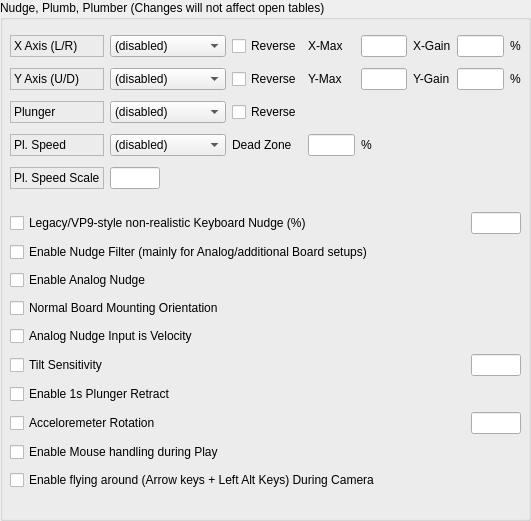
    <widget class="QGroupBox" name="groupBox_11">
     <property name="geometry">
      <rect>
       <x>480</x>
       <y>20</y>
       <width>531</width>
       <height>521</height>
      </rect>
     </property>
     <property name="title">
      <string>Nudge, Plumb, Plumber (Changes will not affect open tables)</string>
     </property>
     <widget class="QWidget" name="gridLayoutWidget_25">
      <property name="geometry">
       <rect>
        <x>10</x>
        <y>30</y>
        <width>511</width>
        <height>169</height>
       </rect>
      </property>
      <layout class="QGridLayout" name="gridLayout_27">
       <property name="sizeConstraint">
        <enum>QLayout::SizeConstraint::SetMinimumSize</enum>
       </property>
       <item row="0" column="6">
        <widget class="QLineEdit" name="PBWAccelGainX">
         <property name="inputMask">
          <string>999999</string>
         </property>
        </widget>
       </item>
       <item row="0" column="2">
        <widget class="QCheckBox" name="LRAxisFlip">
         <property name="text">
          <string>Reverse</string>
         </property>
        </widget>
       </item>
       <item row="3" column="1">
        <widget class="QComboBox" name="PlungerSpeedAxis">
         <item>
          <property name="text">
           <string>(disabled)</string>
          </property>
         </item>
         <item>
          <property name="text">
           <string>X Axis</string>
          </property>
         </item>
         <item>
          <property name="text">
           <string>Y Axis</string>
          </property>
         </item>
         <item>
          <property name="text">
           <string>Z Axis</string>
          </property>
         </item>
         <item>
          <property name="text">
           <string>rX Axis</string>
          </property>
         </item>
         <item>
          <property name="text">
           <string>rY Axis</string>
          </property>
         </item>
         <item>
          <property name="text">
           <string>rZ Axis</string>
          </property>
         </item>
         <item>
          <property name="text">
           <string>Slider 1</string>
          </property>
         </item>
         <item>
          <property name="text">
           <string>Slider 2</string>
          </property>
         </item>
         <item>
          <property name="text">
           <string>OpenPinDevice</string>
          </property>
         </item>
        </widget>
       </item>
       <item row="0" column="0">
        <widget class="QLabel" name="label_42">
         <property name="frameShape">
          <enum>QFrame::Shape::StyledPanel</enum>
         </property>
         <property name="text">
          <string>X Axis (L/R)</string>
         </property>
        </widget>
       </item>
       <item row="3" column="0">
        <widget class="QLabel" name="label_45">
         <property name="frameShape">
          <enum>QFrame::Shape::StyledPanel</enum>
         </property>
         <property name="text">
          <string>Pl. Speed</string>
         </property>
        </widget>
       </item>
       <item row="3" column="2">
        <widget class="QLabel" name="label_56">
         <property name="text">
          <string>Dead Zone</string>
         </property>
        </widget>
       </item>
       <item row="3" column="4">
        <widget class="QLabel" name="label_57">
         <property name="text">
          <string>%</string>
         </property>
        </widget>
       </item>
       <item row="1" column="0">
        <widget class="QLabel" name="label_43">
         <property name="frameShape">
          <enum>QFrame::Shape::StyledPanel</enum>
         </property>
         <property name="text">
          <string>Y Axis (U/D)</string>
         </property>
        </widget>
       </item>
       <item row="3" column="3">
        <widget class="QLineEdit" name="DeadZone">
         <property name="inputMask">
          <string>999999</string>
         </property>
        </widget>
       </item>
       <item row="2" column="1">
        <widget class="QComboBox" name="PlungerAxis">
         <item>
          <property name="text">
           <string>(disabled)</string>
          </property>
         </item>
         <item>
          <property name="text">
           <string>X Axis</string>
          </property>
         </item>
         <item>
          <property name="text">
           <string>Y Axis</string>
          </property>
         </item>
         <item>
          <property name="text">
           <string>Z Axis</string>
          </property>
         </item>
         <item>
          <property name="text">
           <string>rX Axis</string>
          </property>
         </item>
         <item>
          <property name="text">
           <string>rY Axis</string>
          </property>
         </item>
         <item>
          <property name="text">
           <string>rZ Axis</string>
          </property>
         </item>
         <item>
          <property name="text">
           <string>Slider 1</string>
          </property>
         </item>
         <item>
          <property name="text">
           <string>Slider 2</string>
          </property>
         </item>
         <item>
          <property name="text">
           <string>OpenPinDevice</string>
          </property>
         </item>
        </widget>
       </item>
       <item row="1" column="3">
        <widget class="QLabel" name="label_51">
         <property name="text">
          <string>Y-Max</string>
         </property>
        </widget>
       </item>
       <item row="0" column="4">
        <widget class="QLineEdit" name="PBWAccelMaxX">
         <property name="inputMask">
          <string>999999</string>
         </property>
        </widget>
       </item>
       <item row="2" column="2">
        <widget class="QCheckBox" name="ReversePlungerAxis">
         <property name="text">
          <string>Reverse</string>
         </property>
        </widget>
       </item>
       <item row="1" column="2">
        <widget class="QCheckBox" name="UDAxisFlip">
         <property name="text">
          <string>Reverse</string>
         </property>
        </widget>
       </item>
       <item row="0" column="7">
        <widget class="QLabel" name="label_54">
         <property name="text">
          <string>%</string>
         </property>
        </widget>
       </item>
       <item row="1" column="1">
        <widget class="QComboBox" name="UDAxis">
         <item>
          <property name="text">
           <string>(disabled)</string>
          </property>
         </item>
         <item>
          <property name="text">
           <string>X Axis</string>
          </property>
         </item>
         <item>
          <property name="text">
           <string>Y Axis</string>
          </property>
         </item>
         <item>
          <property name="text">
           <string>Z Axis</string>
          </property>
         </item>
         <item>
          <property name="text">
           <string>rX Axis</string>
          </property>
         </item>
         <item>
          <property name="text">
           <string>rY Axis</string>
          </property>
         </item>
         <item>
          <property name="text">
           <string>rZ Axis</string>
          </property>
         </item>
         <item>
          <property name="text">
           <string>Slider 1</string>
          </property>
         </item>
         <item>
          <property name="text">
           <string>Slider 2</string>
          </property>
         </item>
         <item>
          <property name="text">
           <string>OpenPinDevice</string>
          </property>
         </item>
        </widget>
       </item>
       <item row="0" column="3">
        <widget class="QLabel" name="label_50">
         <property name="text">
          <string>X-Max</string>
         </property>
        </widget>
       </item>
       <item row="1" column="6">
        <widget class="QLineEdit" name="PBWAccelGainY">
         <property name="inputMask">
          <string>999999</string>
         </property>
        </widget>
       </item>
       <item row="2" column="0">
        <widget class="QLabel" name="label_44">
         <property name="frameShape">
          <enum>QFrame::Shape::StyledPanel</enum>
         </property>
         <property name="text">
          <string>Plunger</string>
         </property>
        </widget>
       </item>
       <item row="0" column="5">
        <widget class="QLabel" name="label_52">
         <property name="text">
          <string>X-Gain</string>
         </property>
        </widget>
       </item>
       <item row="0" column="1">
        <widget class="QComboBox" name="LRAxis">
         <item>
          <property name="text">
           <string>(disabled)</string>
          </property>
         </item>
         <item>
          <property name="text">
           <string>X Axis</string>
          </property>
         </item>
         <item>
          <property name="text">
           <string>Y Axis</string>
          </property>
         </item>
         <item>
          <property name="text">
           <string>Z Axis</string>
          </property>
         </item>
         <item>
          <property name="text">
           <string>rX Axis</string>
          </property>
         </item>
         <item>
          <property name="text">
           <string>rY Axis</string>
          </property>
         </item>
         <item>
          <property name="text">
           <string>rZ Axis</string>
          </property>
         </item>
         <item>
          <property name="text">
           <string>Slider 1</string>
          </property>
         </item>
         <item>
          <property name="text">
           <string>Slider 2</string>
          </property>
         </item>
         <item>
          <property name="text">
           <string>OpenPinDevice</string>
          </property>
         </item>
        </widget>
       </item>
       <item row="1" column="4">
        <widget class="QLineEdit" name="PBWAccelMaxY">
         <property name="inputMask">
          <string>999999</string>
         </property>
        </widget>
       </item>
       <item row="1" column="5">
        <widget class="QLabel" name="label_53">
         <property name="text">
          <string>Y-Gain</string>
         </property>
        </widget>
       </item>
       <item row="1" column="7">
        <widget class="QLabel" name="label_55">
         <property name="text">
          <string>%</string>
         </property>
        </widget>
       </item>
       <item row="4" column="0">
        <widget class="QLabel" name="label_129">
         <property name="frameShape">
          <enum>QFrame::Shape::StyledPanel</enum>
         </property>
         <property name="text">
          <string>Pl. Speed Scale</string>
         </property>
        </widget>
       </item>
       <item row="4" column="1">
        <widget class="QLineEdit" name="PlungerSpeedScale">
         <property name="maximumSize">
          <size>
           <width>50</width>
           <height>16777215</height>
          </size>
         </property>
        </widget>
       </item>
      </layout>
     </widget>
     <widget class="QWidget" name="gridLayoutWidget_26">
      <property name="geometry">
       <rect>
        <x>10</x>
        <y>210</y>
        <width>511</width>
        <height>291</height>
       </rect>
      </property>
      <layout class="QGridLayout" name="gridLayout_28">
       <property name="sizeConstraint">
        <enum>QLayout::SizeConstraint::SetNoConstraint</enum>
       </property>
       <item row="11" column="0">
        <widget class="QCheckBox" name="EnableCameraModeFlyAround">
         <property name="text">
          <string>Enable flying around (Arrow keys + Left Alt Keys) During Camera</string>
         </property>
        </widget>
       </item>
       <item row="0" column="1">
        <widget class="QLineEdit" name="LegacyNudgeStrength">
         <property name="maximumSize">
          <size>
           <width>50</width>
           <height>16777215</height>
          </size>
         </property>
         <property name="inputMask">
          <string>999999</string>
         </property>
        </widget>
       </item>
       <item row="5" column="0">
        <widget class="QCheckBox" name="TiltSensCB">
         <property name="text">
          <string>Tilt Sensitivity</string>
         </property>
        </widget>
       </item>
       <item row="1" column="0">
        <widget class="QCheckBox" name="EnableNudgeFilter">
         <property name="text">
          <string>Enable Nudge Filter (mainly for Analog/additional Board setups)</string>
         </property>
        </widget>
       </item>
       <item row="5" column="1">
        <widget class="QLineEdit" name="TiltSensValue">
         <property name="maximumSize">
          <size>
           <width>50</width>
           <height>16777215</height>
          </size>
         </property>
         <property name="inputMask">
          <string>999999</string>
         </property>
        </widget>
       </item>
       <item row="9" column="1">
        <widget class="QLineEdit" name="PBWRotationvalue">
         <property name="maximumSize">
          <size>
           <width>50</width>
           <height>16777215</height>
          </size>
         </property>
         <property name="inputMask">
          <string>999999</string>
         </property>
        </widget>
       </item>
       <item row="10" column="0">
        <widget class="QCheckBox" name="EnableMouseInPlayer">
         <property name="text">
          <string>Enable Mouse handling during Play</string>
         </property>
        </widget>
       </item>
       <item row="2" column="0">
        <widget class="QCheckBox" name="PBWEnabled">
         <property name="text">
          <string>Enable Analog Nudge</string>
         </property>
        </widget>
       </item>
       <item row="6" column="0">
        <widget class="QCheckBox" name="PlungerRetract">
         <property name="text">
          <string>Enable 1s Plunger Retract</string>
         </property>
        </widget>
       </item>
       <item row="4" column="0">
        <widget class="QCheckBox" name="AccelVelocityInput">
         <property name="text">
          <string>Analog Nudge Input is Velocity</string>
         </property>
        </widget>
       </item>
       <item row="0" column="0">
        <widget class="QCheckBox" name="EnableLegacyNudge">
         <property name="text">
          <string>Legacy/VP9-style non-realistic Keyboard Nudge (%)</string>
         </property>
        </widget>
       </item>
       <item row="3" column="0">
        <widget class="QCheckBox" name="PBWNormalMount">
         <property name="text">
          <string>Normal Board Mounting Orientation</string>
         </property>
        </widget>
       </item>
       <item row="9" column="0">
        <widget class="QCheckBox" name="PBWRotationCB">
         <property name="text">
          <string>Acceloremeter Rotation</string>
         </property>
        </widget>
       </item>
      </layout>
     </widget>
    </widget>
